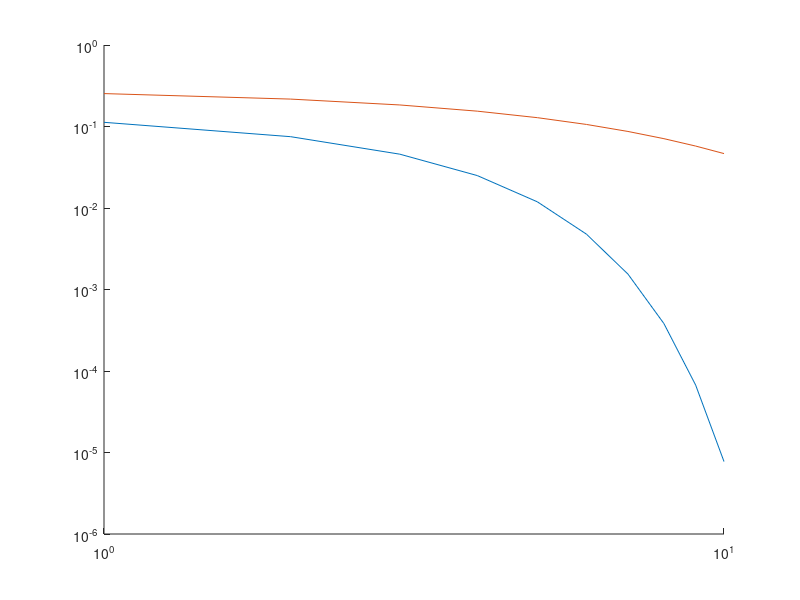

The MATLAB script that drew this image:

clear all
close all
clf
clc 

SNRdB = 0:1:10;

SNRlin = 10.^(SNRdB./10)


BER_orig = 2*qfunc(sqrt(2* SNRlin))

BER_new = 1 - sqrt(SNRlin./(1+SNRlin))


figure(1)
hold on
loglog(SNRdB, BER_orig)
loglog(SNRdB, BER_new)
set(gca, 'YScale', 'log')
set(gca, 'XScale', 'log')
hold off


